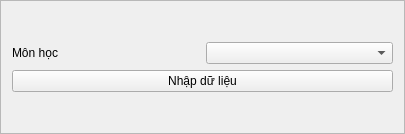
<?xml version="1.0" encoding="UTF-8"?>
<ui version="4.0">
 <class>import_data_frame</class>
 <widget class="QFrame" name="import_data_frame">
  <property name="geometry">
   <rect>
    <x>0</x>
    <y>0</y>
    <width>405</width>
    <height>134</height>
   </rect>
  </property>
  <property name="windowTitle">
   <string>Xuất dữ liệu</string>
  </property>
  <property name="frameShape">
   <enum>QFrame::StyledPanel</enum>
  </property>
  <property name="frameShadow">
   <enum>QFrame::Raised</enum>
  </property>
  <layout class="QVBoxLayout" name="verticalLayout_2">
   <item>
    <layout class="QVBoxLayout" name="verticalLayout">
     <item>
      <layout class="QHBoxLayout" name="horizontalLayout">
       <item>
        <widget class="QLabel" name="subject_label">
         <property name="text">
          <string>Môn học</string>
         </property>
        </widget>
       </item>
       <item>
        <widget class="QComboBox" name="subject_combo_box"/>
       </item>
      </layout>
     </item>
     <item>
      <widget class="QPushButton" name="import_data_button">
       <property name="text">
        <string>Nhập dữ liệu</string>
       </property>
      </widget>
     </item>
    </layout>
   </item>
  </layout>
 </widget>
 <resources/>
 <connections/>
</ui>
